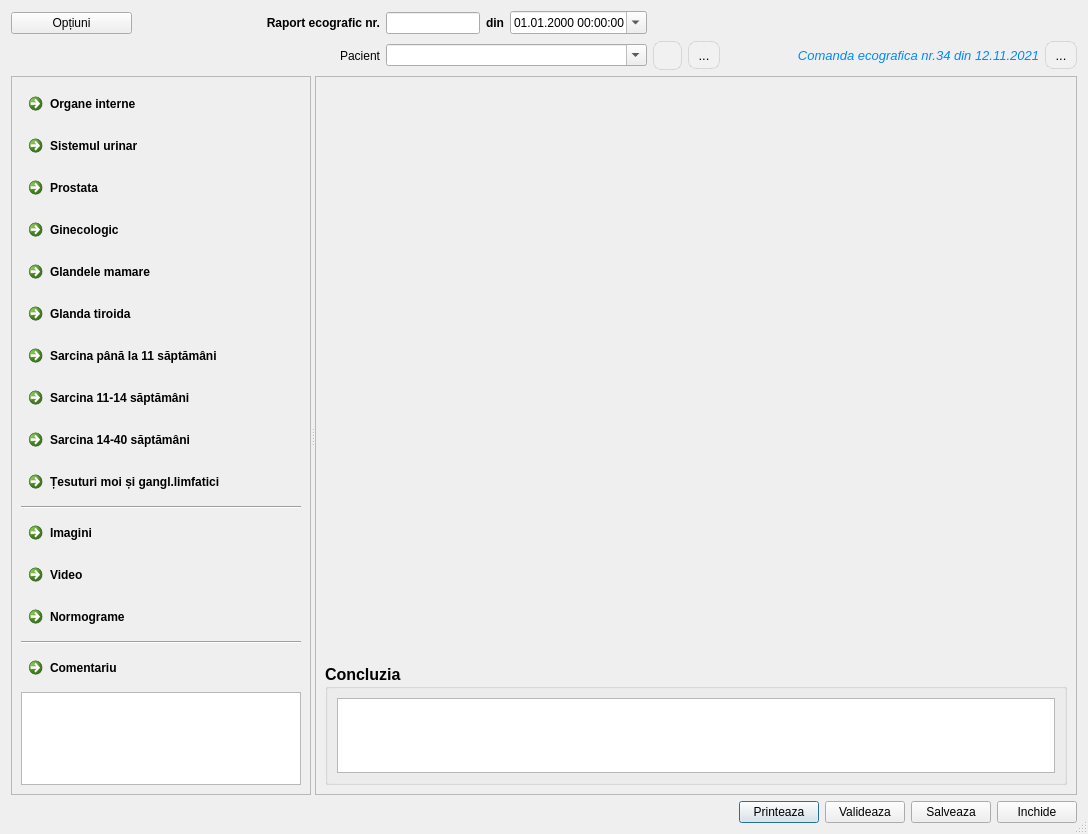
<?xml version="1.0" encoding="UTF-8"?>
<ui version="4.0">
 <class>ReportDialog</class>
 <widget class="QDialog" name="ReportDialog">
  <property name="geometry">
   <rect>
    <x>0</x>
    <y>0</y>
    <width>1088</width>
    <height>834</height>
   </rect>
  </property>
  <property name="sizePolicy">
   <sizepolicy hsizetype="Maximum" vsizetype="Preferred">
    <horstretch>0</horstretch>
    <verstretch>0</verstretch>
   </sizepolicy>
  </property>
  <property name="font">
   <font>
    <family>Segoe UI</family>
   </font>
  </property>
  <property name="windowTitle">
   <string>Dialog</string>
  </property>
  <property name="windowIcon">
   <iconset resource="../../../resources/resource.qrc">
    <normaloff>:/img/documents/reportEcho.png</normaloff>:/img/documents/reportEcho.png</iconset>
  </property>
  <property name="sizeGripEnabled">
   <bool>true</bool>
  </property>
  <layout class="QGridLayout" name="gridLayout_8">
   <item row="1" column="9">
    <widget class="QToolButton" name="btnOpenOrder">
     <property name="styleSheet">
      <string notr="true">QToolButton
{
    border: 1px solid rgba(0, 0, 0, 0.1);
    border-radius: 8px;
    background-color: #f1f1f1;
    color: #000000;
    font-size: 13px;
    padding: 4px 4px;
}
QToolButton:hover
{
    background-color: #e0e0e0;
}
QToolButton:pressed
{
    background-color: #d0d0d0;
}</string>
     </property>
     <property name="text">
      <string>...</string>
     </property>
     <property name="icon">
      <iconset resource="../../../resources/resource.qrc">
       <normaloff>:/img/catalogs/open_catalog.png</normaloff>:/img/catalogs/open_catalog.png</iconset>
     </property>
    </widget>
   </item>
   <item row="3" column="0" colspan="10">
    <layout class="QHBoxLayout" name="horizontalLayout">
     <item>
      <layout class="QHBoxLayout" name="layoutAuthor"/>
     </item>
     <item>
      <spacer name="horizontalSpacer_3">
       <property name="orientation">
        <enum>Qt::Orientation::Horizontal</enum>
       </property>
       <property name="sizeHint" stdset="0">
        <size>
         <width>40</width>
         <height>20</height>
        </size>
       </property>
      </spacer>
     </item>
     <item>
      <widget class="QPushButton" name="btnPrint">
       <property name="toolTip">
        <string>Printare (Ctrl + P)</string>
       </property>
       <property name="text">
        <string>Printeaza</string>
       </property>
       <property name="icon">
        <iconset resource="../../../resources/resource.qrc">
         <normaloff>:/img/actions/print.png</normaloff>:/img/actions/print.png</iconset>
       </property>
       <property name="shortcut">
        <string>Ctrl+P</string>
       </property>
      </widget>
     </item>
     <item>
      <widget class="QPushButton" name="btnOk">
       <property name="toolTip">
        <string>Validare (Ctrl + Enter)</string>
       </property>
       <property name="text">
        <string>Valideaza</string>
       </property>
       <property name="icon">
        <iconset resource="../../../resources/resource.qrc">
         <normaloff>:/img/btns/valide.png</normaloff>:/img/btns/valide.png</iconset>
       </property>
       <property name="shortcut">
        <string>Ctrl+Return</string>
       </property>
      </widget>
     </item>
     <item>
      <widget class="QPushButton" name="btnWrite">
       <property name="toolTip">
        <string>Salvare (Ctrl + S)</string>
       </property>
       <property name="text">
        <string>Salveaza</string>
       </property>
       <property name="icon">
        <iconset resource="../../../resources/resource.qrc">
         <normaloff>:/img/btns/save.png</normaloff>:/img/btns/save.png</iconset>
       </property>
       <property name="shortcut">
        <string>Ctrl+S</string>
       </property>
      </widget>
     </item>
     <item>
      <widget class="QPushButton" name="btnClose">
       <property name="toolTip">
        <string>Inchiderea (Esc)</string>
       </property>
       <property name="text">
        <string>Inchide</string>
       </property>
       <property name="icon">
        <iconset resource="../../../resources/resource.qrc">
         <normaloff>:/img/btns/close.png</normaloff>:/img/btns/close.png</iconset>
       </property>
       <property name="shortcut">
        <string>Esc</string>
       </property>
      </widget>
     </item>
    </layout>
   </item>
   <item row="0" column="4">
    <widget class="QLabel" name="label_2">
     <property name="font">
      <font>
       <family>Segoe UI</family>
       <bold>true</bold>
      </font>
     </property>
     <property name="text">
      <string>din</string>
     </property>
    </widget>
   </item>
   <item row="1" column="7">
    <widget class="QToolButton" name="btnOpenPatient">
     <property name="styleSheet">
      <string notr="true">QToolButton
{
    border: 1px solid rgba(0, 0, 0, 0.1);
    border-radius: 8px;
    background-color: #f1f1f1;
    color: #000000;
    font-size: 13px;
    padding: 4px 4px;
}
QToolButton:hover
{
    background-color: #e0e0e0;
}
QToolButton:pressed
{
    background-color: #d0d0d0;
}</string>
     </property>
     <property name="text">
      <string>...</string>
     </property>
     <property name="icon">
      <iconset resource="../../../resources/resource.qrc">
       <normaloff>:/img/catalogs/open_catalog.png</normaloff>:/img/catalogs/open_catalog.png</iconset>
     </property>
    </widget>
   </item>
   <item row="0" column="1">
    <spacer name="horizontalSpacer_2">
     <property name="orientation">
      <enum>Qt::Orientation::Horizontal</enum>
     </property>
     <property name="sizeType">
      <enum>QSizePolicy::Policy::Preferred</enum>
     </property>
     <property name="sizeHint" stdset="0">
      <size>
       <width>111</width>
       <height>24</height>
      </size>
     </property>
    </spacer>
   </item>
   <item row="0" column="5">
    <widget class="QDateTimeEdit" name="dateTimeDoc">
     <property name="sizePolicy">
      <sizepolicy hsizetype="Expanding" vsizetype="Fixed">
       <horstretch>0</horstretch>
       <verstretch>0</verstretch>
      </sizepolicy>
     </property>
     <property name="displayFormat">
      <string>dd.MM.yyyy HH:mm:ss</string>
     </property>
     <property name="calendarPopup">
      <bool>true</bool>
     </property>
    </widget>
   </item>
   <item row="0" column="2">
    <widget class="QLabel" name="label">
     <property name="font">
      <font>
       <family>Segoe UI</family>
       <bold>true</bold>
      </font>
     </property>
     <property name="text">
      <string>Raport ecografic nr.</string>
     </property>
     <property name="alignment">
      <set>Qt::AlignmentFlag::AlignRight|Qt::AlignmentFlag::AlignTrailing|Qt::AlignmentFlag::AlignVCenter</set>
     </property>
    </widget>
   </item>
   <item row="1" column="0" colspan="2">
    <spacer name="horizontalSpacer_5">
     <property name="orientation">
      <enum>Qt::Orientation::Horizontal</enum>
     </property>
     <property name="sizeType">
      <enum>QSizePolicy::Policy::Preferred</enum>
     </property>
     <property name="sizeHint" stdset="0">
      <size>
       <width>276</width>
       <height>20</height>
      </size>
     </property>
    </spacer>
   </item>
   <item row="1" column="2">
    <widget class="QLabel" name="label_3">
     <property name="sizePolicy">
      <sizepolicy hsizetype="Preferred" vsizetype="Preferred">
       <horstretch>0</horstretch>
       <verstretch>0</verstretch>
      </sizepolicy>
     </property>
     <property name="text">
      <string>Pacient</string>
     </property>
     <property name="alignment">
      <set>Qt::AlignmentFlag::AlignRight|Qt::AlignmentFlag::AlignTrailing|Qt::AlignmentFlag::AlignVCenter</set>
     </property>
    </widget>
   </item>
   <item row="2" column="0" colspan="10">
    <widget class="QSplitter" name="splitter">
     <property name="sizePolicy">
      <sizepolicy hsizetype="Expanding" vsizetype="Expanding">
       <horstretch>0</horstretch>
       <verstretch>0</verstretch>
      </sizepolicy>
     </property>
     <property name="orientation">
      <enum>Qt::Orientation::Horizontal</enum>
     </property>
     <widget class="QFrame" name="frame_btn">
      <property name="maximumSize">
       <size>
        <width>300</width>
        <height>16777215</height>
       </size>
      </property>
      <property name="frameShape">
       <enum>QFrame::Shape::StyledPanel</enum>
      </property>
      <property name="frameShadow">
       <enum>QFrame::Shadow::Raised</enum>
      </property>
      <layout class="QVBoxLayout" name="verticalLayout">
       <item>
        <widget class="QCommandLinkButton" name="btnOrgansInternal">
         <property name="text">
          <string>Organe interne</string>
         </property>
         <property name="icon">
          <iconset resource="../../../resources/resource.qrc">
           <normaloff>:/img/medicine/liver.png</normaloff>:/img/medicine/liver.png</iconset>
         </property>
        </widget>
       </item>
       <item>
        <widget class="QCommandLinkButton" name="btnUrinarySystem">
         <property name="text">
          <string>Sistemul urinar</string>
         </property>
         <property name="icon">
          <iconset resource="../../../resources/resource.qrc">
           <normaloff>:/img/medicine/kidney.png</normaloff>:/img/medicine/kidney.png</iconset>
         </property>
        </widget>
       </item>
       <item>
        <widget class="QCommandLinkButton" name="btnProstate">
         <property name="text">
          <string>Prostata</string>
         </property>
         <property name="icon">
          <iconset resource="../../../resources/resource.qrc">
           <normaloff>:/img/medicine/prostate.png</normaloff>:/img/medicine/prostate.png</iconset>
         </property>
        </widget>
       </item>
       <item>
        <widget class="QCommandLinkButton" name="btnGynecology">
         <property name="text">
          <string>Ginecologic</string>
         </property>
         <property name="icon">
          <iconset resource="../../../resources/resource.qrc">
           <normaloff>:/img/medicine/pubis.png</normaloff>:/img/medicine/pubis.png</iconset>
         </property>
        </widget>
       </item>
       <item>
        <widget class="QCommandLinkButton" name="btnBreast">
         <property name="text">
          <string>Glandele mamare</string>
         </property>
         <property name="icon">
          <iconset resource="../../../resources/resource.qrc">
           <normaloff>:/img/medicine/breast.png</normaloff>:/img/medicine/breast.png</iconset>
         </property>
        </widget>
       </item>
       <item>
        <widget class="QCommandLinkButton" name="btnThyroid">
         <property name="text">
          <string>Glanda tiroida</string>
         </property>
         <property name="icon">
          <iconset resource="../../../resources/resource.qrc">
           <normaloff>:/img/medicine/thyroide.png</normaloff>:/img/medicine/thyroide.png</iconset>
         </property>
        </widget>
       </item>
       <item>
        <widget class="QCommandLinkButton" name="btnGestation0">
         <property name="text">
          <string>Sarcina până la 11 săptămâni</string>
         </property>
         <property name="icon">
          <iconset resource="../../../resources/resource.qrc">
           <normaloff>:/img/medicine/pregnant0.png</normaloff>:/img/medicine/pregnant0.png</iconset>
         </property>
        </widget>
       </item>
       <item>
        <widget class="QCommandLinkButton" name="btnGestation1">
         <property name="text">
          <string>Sarcina 11-14 săptămâni</string>
         </property>
         <property name="icon">
          <iconset resource="../../../resources/resource.qrc">
           <normaloff>:/img/medicine/pregnant1.png</normaloff>:/img/medicine/pregnant1.png</iconset>
         </property>
        </widget>
       </item>
       <item>
        <widget class="QCommandLinkButton" name="btnGestation2">
         <property name="text">
          <string>Sarcina 14-40 săptămâni</string>
         </property>
         <property name="icon">
          <iconset resource="../../../resources/resource.qrc">
           <normaloff>:/img/medicine/pregnant2.png</normaloff>:/img/medicine/pregnant2.png</iconset>
         </property>
        </widget>
       </item>
       <item>
        <widget class="QCommandLinkButton" name="btnLymphNodes">
         <property name="text">
          <string>Țesuturi moi și gangl.limfatici</string>
         </property>
         <property name="icon">
          <iconset resource="../../../resources/resource.qrc">
           <normaloff>:/img/medicine/lymph-nodes.png</normaloff>:/img/medicine/lymph-nodes.png</iconset>
         </property>
        </widget>
       </item>
       <item>
        <widget class="Line" name="line">
         <property name="orientation">
          <enum>Qt::Orientation::Horizontal</enum>
         </property>
        </widget>
       </item>
       <item>
        <widget class="QCommandLinkButton" name="btnImages">
         <property name="text">
          <string>Imagini</string>
         </property>
         <property name="icon">
          <iconset resource="../../../resources/resource.qrc">
           <normaloff>:/img/common/image.png</normaloff>:/img/common/image.png</iconset>
         </property>
        </widget>
       </item>
       <item>
        <widget class="QCommandLinkButton" name="btnVideo">
         <property name="text">
          <string>Video</string>
         </property>
         <property name="icon">
          <iconset resource="../../../resources/resource.qrc">
           <normaloff>:/img/common/video.png</normaloff>:/img/common/video.png</iconset>
         </property>
        </widget>
       </item>
       <item>
        <widget class="QCommandLinkButton" name="btnNormograms">
         <property name="text">
          <string>Normograme</string>
         </property>
         <property name="icon">
          <iconset resource="../../../resources/resource.qrc">
           <normaloff>:/img/medicine/normograma.png</normaloff>:/img/medicine/normograma.png</iconset>
         </property>
        </widget>
       </item>
       <item>
        <widget class="Line" name="line_3">
         <property name="orientation">
          <enum>Qt::Orientation::Horizontal</enum>
         </property>
        </widget>
       </item>
       <item>
        <widget class="QCommandLinkButton" name="btnComment">
         <property name="text">
          <string>Comentariu</string>
         </property>
         <property name="icon">
          <iconset resource="../../../resources/resource.qrc">
           <normaloff>:/img/documents/comment.png</normaloff>:/img/documents/comment.png</iconset>
         </property>
        </widget>
       </item>
       <item>
        <widget class="QPlainTextEdit" name="comment"/>
       </item>
       <item>
        <spacer name="verticalSpacer_7">
         <property name="orientation">
          <enum>Qt::Orientation::Vertical</enum>
         </property>
         <property name="sizeHint" stdset="0">
          <size>
           <width>20</width>
           <height>40</height>
          </size>
         </property>
        </spacer>
       </item>
      </layout>
     </widget>
     <widget class="QFrame" name="frame_table">
      <property name="frameShape">
       <enum>QFrame::Shape::StyledPanel</enum>
      </property>
      <property name="frameShadow">
       <enum>QFrame::Shadow::Raised</enum>
      </property>
      <layout class="QGridLayout" name="gridLayout_2">
       <item row="1" column="0">
        <widget class="QGroupBox" name="groupBox_5">
         <property name="sizePolicy">
          <sizepolicy hsizetype="Expanding" vsizetype="Fixed">
           <horstretch>0</horstretch>
           <verstretch>0</verstretch>
          </sizepolicy>
         </property>
         <property name="maximumSize">
          <size>
           <width>16777215</width>
           <height>121</height>
          </size>
         </property>
         <property name="font">
          <font>
           <family>Segoe UI</family>
           <pointsize>12</pointsize>
           <bold>true</bold>
          </font>
         </property>
         <property name="title">
          <string>Concluzia</string>
         </property>
         <layout class="QGridLayout" name="gridLayout">
          <item row="0" column="0">
           <widget class="QPlainTextEdit" name="concluzion">
            <property name="sizePolicy">
             <sizepolicy hsizetype="Expanding" vsizetype="Preferred">
              <horstretch>0</horstretch>
              <verstretch>0</verstretch>
             </sizepolicy>
            </property>
            <property name="maximumSize">
             <size>
              <width>16777215</width>
              <height>84</height>
             </size>
            </property>
           </widget>
          </item>
         </layout>
        </widget>
       </item>
       <item row="0" column="0">
        <widget class="QStackedWidget" name="stackedWidget">
         <property name="sizePolicy">
          <sizepolicy hsizetype="Preferred" vsizetype="Preferred">
           <horstretch>0</horstretch>
           <verstretch>0</verstretch>
          </sizepolicy>
         </property>
         <property name="currentIndex">
          <number>-1</number>
         </property>
        </widget>
       </item>
      </layout>
     </widget>
    </widget>
   </item>
   <item row="1" column="3" colspan="3">
    <widget class="QComboBox" name="comboPatient">
     <property name="sizePolicy">
      <sizepolicy hsizetype="Expanding" vsizetype="Fixed">
       <horstretch>0</horstretch>
       <verstretch>0</verstretch>
      </sizepolicy>
     </property>
     <property name="editable">
      <bool>true</bool>
     </property>
    </widget>
   </item>
   <item row="0" column="0">
    <widget class="QPushButton" name="btnOptions">
     <property name="text">
      <string>Opțiuni</string>
     </property>
     <property name="icon">
      <iconset resource="../../../resources/resource.qrc">
       <normaloff>:/img/catalogs/investigations.png</normaloff>:/img/catalogs/investigations.png</iconset>
     </property>
    </widget>
   </item>
   <item row="0" column="3">
    <widget class="QLineEdit" name="numberDoc"/>
   </item>
   <item row="1" column="8">
    <widget class="QLabel" name="labelOrderEcho">
     <property name="font">
      <font>
       <family>Segoe UI</family>
       <pointsize>10</pointsize>
       <italic>true</italic>
       <bold>false</bold>
      </font>
     </property>
     <property name="styleSheet">
      <string notr="true">color: rgb(0, 137, 255);
font: italic 10pt &quot;Segoe UI&quot;;</string>
     </property>
     <property name="text">
      <string>Comanda ecografica nr.34 din 12.11.2021</string>
     </property>
     <property name="alignment">
      <set>Qt::AlignmentFlag::AlignRight|Qt::AlignmentFlag::AlignTrailing|Qt::AlignmentFlag::AlignVCenter</set>
     </property>
    </widget>
   </item>
   <item row="0" column="6" colspan="4">
    <spacer name="horizontalSpacer">
     <property name="orientation">
      <enum>Qt::Orientation::Horizontal</enum>
     </property>
     <property name="sizeType">
      <enum>QSizePolicy::Policy::Fixed</enum>
     </property>
     <property name="sizeHint" stdset="0">
      <size>
       <width>424</width>
       <height>24</height>
      </size>
     </property>
    </spacer>
   </item>
   <item row="1" column="6">
    <widget class="QToolButton" name="btnPatientHistory">
     <property name="styleSheet">
      <string notr="true">QToolButton
{
    border: 1px solid rgba(0, 0, 0, 0.1);
    border-radius: 8px;
    background-color: #f1f1f1;
    color: #000000;
    font-size: 13px;
    padding: 4px 4px;
}
QToolButton:hover
{
    background-color: #e0e0e0;
}
QToolButton:pressed
{
    background-color: #d0d0d0;
}</string>
     </property>
     <property name="text">
      <string/>
     </property>
     <property name="icon">
      <iconset resource="../../../resources/resource.qrc">
       <normaloff>:/img/documents/medical_history.png</normaloff>:/img/documents/medical_history.png</iconset>
     </property>
    </widget>
   </item>
  </layout>
 </widget>
 <tabstops>
  <tabstop>btnWrite</tabstop>
  <tabstop>btnOptions</tabstop>
  <tabstop>numberDoc</tabstop>
  <tabstop>btnBreast</tabstop>
  <tabstop>btnOpenPatient</tabstop>
  <tabstop>btnGynecology</tabstop>
  <tabstop>btnThyroid</tabstop>
  <tabstop>comboPatient</tabstop>
  <tabstop>concluzion</tabstop>
  <tabstop>btnOk</tabstop>
  <tabstop>btnGestation0</tabstop>
  <tabstop>dateTimeDoc</tabstop>
  <tabstop>btnProstate</tabstop>
  <tabstop>btnPrint</tabstop>
  <tabstop>btnOpenOrder</tabstop>
  <tabstop>btnClose</tabstop>
  <tabstop>btnOrgansInternal</tabstop>
  <tabstop>btnUrinarySystem</tabstop>
  <tabstop>btnGestation1</tabstop>
  <tabstop>btnComment</tabstop>
  <tabstop>comment</tabstop>
  <tabstop>btnPatientHistory</tabstop>
  <tabstop>btnImages</tabstop>
  <tabstop>btnGestation2</tabstop>
  <tabstop>btnVideo</tabstop>
  <tabstop>btnNormograms</tabstop>
  <tabstop>btnLymphNodes</tabstop>
 </tabstops>
 <resources>
  <include location="../../../resources/resource.qrc"/>
 </resources>
 <connections/>
</ui>
